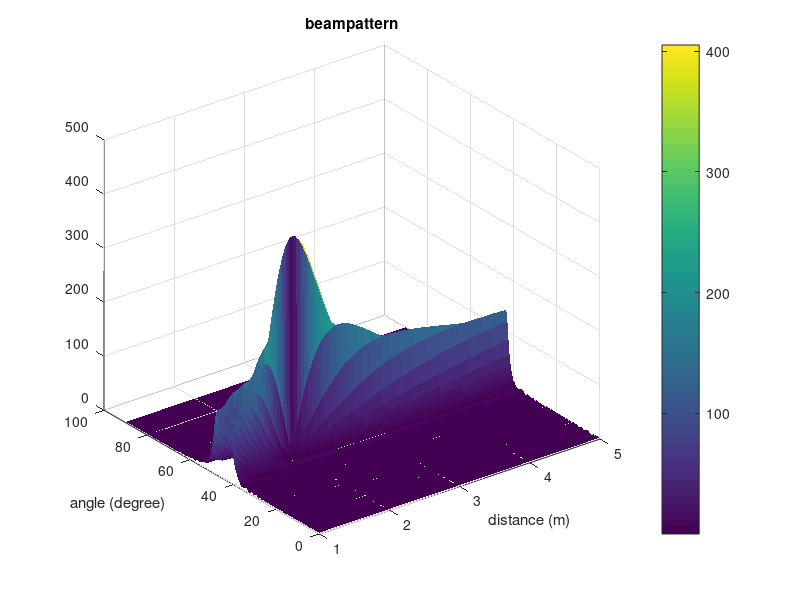
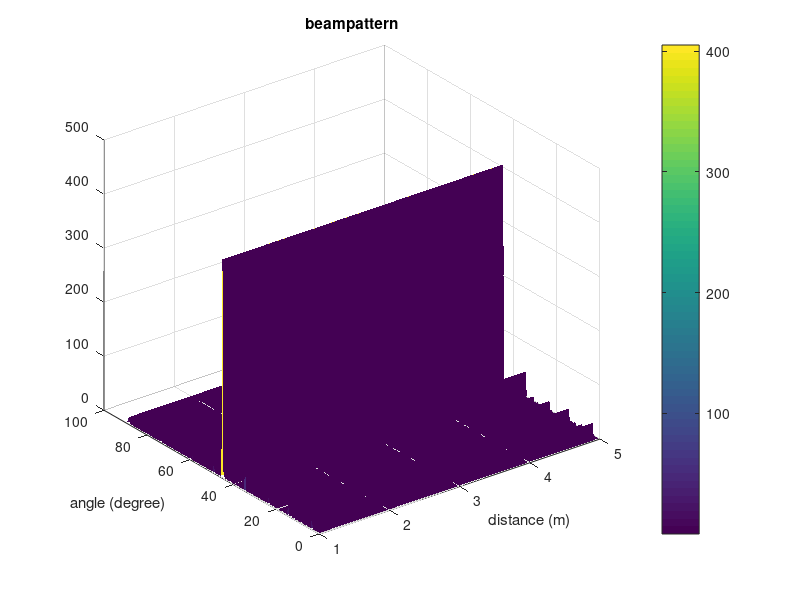
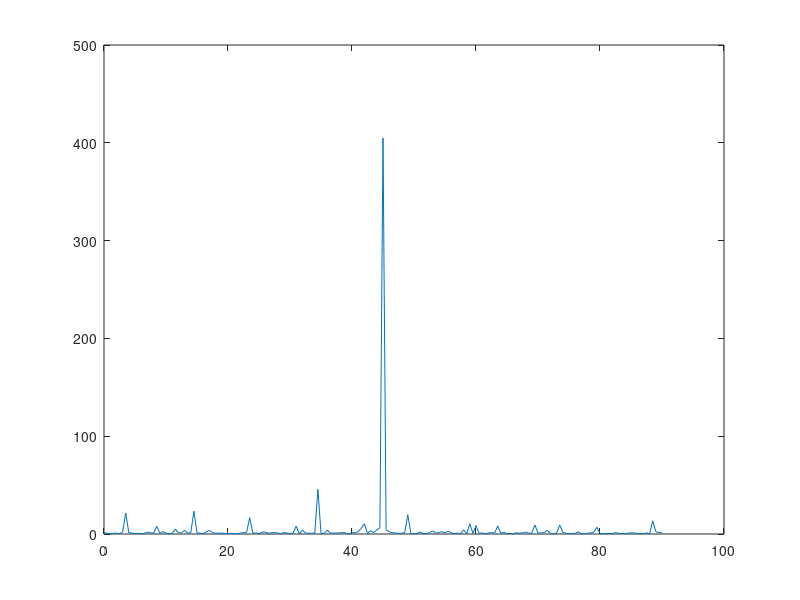

These charts were generated, in order, by the following MATLAB code:
%reference : Near-Field Integrated Sensing and Communications
%data:2023/8/21
%conclusion: beamforming focusing 


clc,clear;
close all;
N = 405;% antenna number
D = 0.5;% antenna aperture
d = D / (N-1);% element distance
lambda = 3*10^(-3);% waveform length
r_t = 2;%distance between antenna and target
theta_t = 45;%degree of target

r = 1:0.05:5; % distance region
theta = 0:0.5:90;% angle region
n = -(N-1)/2:(N-1)/2;% element index
P = zeros(length(r),length(theta));% power distribution function
rn = sqrt(r_t^2+(n.^2*d^2)-2.*r_t.*n.*d*cosd(theta_t));
w = exp(-1i*2*pi/lambda*(rn-r_t)).';% predefined beamforming vector
[R,Theta] = meshgrid(r,theta); % x and y -axis grids

% calculate the power distribution
for ii=1:length(r)
    
    for kk=1:length(theta)

        rn = sqrt(r(ii)^2+(n.^2*d^2)-2.*r(ii).*n.*d*cosd(theta(kk)));
        steering = exp(-1i*2*pi/lambda*(rn-r(ii))).';
        P(ii,kk) = abs(w'*steering);
    
    
    end
end
% figure
% mesh(P)

% plot
figure
surf(R,Theta,P')
xlabel('distance (m)')
ylabel('angle (degree)')
title('beampattern')
colormap default
shading flat     % 各小曲面之间不要网格
colorbar

%% far field
% P1 = zeros(size(P));
w1 = exp(1i*2*pi/lambda*n'*cosd(theta_t));
A = exp(1i*2*pi/lambda*n'*cosd(theta));
P1_temp = abs(w1'*A);
P1 = repmat(P1_temp,length(r),1);
figure
surf(R,Theta,P1')
xlabel('distance (m)')
ylabel('angle (degree)')
title('beampattern')
colormap default
shading flat     % 各小曲面之间不要网格
colorbar
figure
plot(theta,P1_temp)
